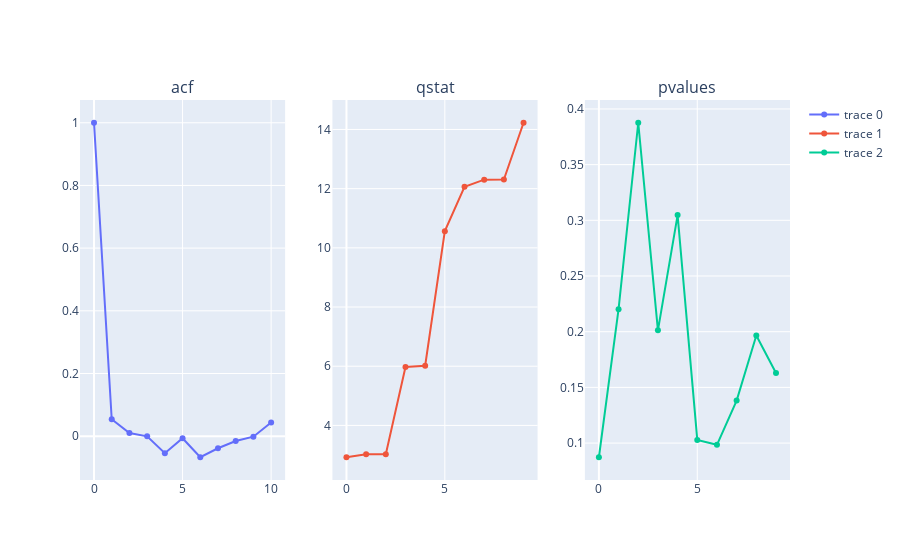

Notebook code for this chart:
### Code cell
res_acf = stattools.acf(ar_model.resid, fft=True, qstat=True, nlags=10)

fig = make_subplots(rows=1, cols=3,
                    subplot_titles=("acf", "qstat", "pvalues"))
fig.add_trace(
    go.Scatter(x=[i for i in range(len(res_acf[0]))],y=res_acf[0]),
    row=1, col=1
)
fig.add_trace(
    go.Scatter(x=[i for i in range(len(res_acf[1]))], y=res_acf[1]),
    row=1, col=2
)
fig.add_trace(
    go.Scatter(x=[i for i in range(len(res_acf[2]))],y=res_acf[2]),
    row=1, col=3
)

### Figure 1 — Plotly figure (JSON) as saved in the notebook; plotly's stock layout.template omitted (floating-point values rounded to 4 significant figures)
{"data": [{"type": "scatter", "x": [0, 1, 2, 3, 4, 5, 6, 7, 8, 9, 10], "xaxis": "x", "y": [1, 0.05402, 0.01009, -0.0004281, -0.05415, -0.006535, -0.06721, -0.03859, -0.01539, -0.001612, 0.04358], "yaxis": "y"}, {"type": "scatter", "x": [0, 1, 2, 3, 4, 5, 6, 7, 8, 9], "xaxis": "x2", "y": [2.924, 3.026, 3.026, 5.973, 6.016, 10.56, 12.07, 12.3, 12.31, 14.23], "yaxis": "y2"}, {"type": "scatter", "x": [0, 1, 2, 3, 4, 5, 6, 7, 8, 9], "xaxis": "x3", "y": [0.08727, 0.2202, 0.3876, 0.2012, 0.3047, 0.1028, 0.09843, 0.1381, 0.1965, 0.1629], "yaxis": "y3"}], "layout": {"annotations": [{"font": {"size": 16}, "showarrow": false, "text": "acf", "x": 0.1444, "xanchor": "center", "xref": "paper", "y": 1, "yanchor": "bottom", "yref": "paper"}, {"font": {"size": 16}, "showarrow": false, "text": "qstat", "x": 0.5, "xanchor": "center", "xref": "paper", "y": 1, "yanchor": "bottom", "yref": "paper"}, {"font": {"size": 16}, "showarrow": false, "text": "pvalues", "x": 0.8556, "xanchor": "center", "xref": "paper", "y": 1, "yanchor": "bottom", "yref": "paper"}], "xaxis": {"anchor": "y", "domain": [0, 0.2889]}, "xaxis2": {"anchor": "y2", "domain": [0.3556, 0.6444]}, "xaxis3": {"anchor": "y3", "domain": [0.7111, 1]}, "yaxis": {"anchor": "x", "domain": [0, 1]}, "yaxis2": {"anchor": "x2", "domain": [0, 1]}, "yaxis3": {"anchor": "x3", "domain": [0, 1]}}}
